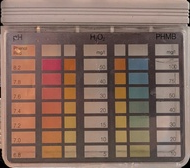
#> input picture img/sample.jpg, 190 x 168 px, shrunk from 800 x 710 before the run
$ python main02.py
#> lines starting #> are read from the running program, lines starting #| are printed output that depends on the picture; after the words box and inside, x2 and y2 are one past the last pixel; in counts of white or black regions, pixels touching at a corner belong together; pictures that were not available may be replaced by others from this repository, and a replacement may not be noted
import cv2
import numpy as np
import os
print("Current working directory:", os.getcwd())

image1 = cv2.imread('img/sample.jpg')
#> image1 is the input picture: shape (168, 190, 3); mean B, G, R 97, 108.5, 134.9
image2 = cv2.imread('img/PXL_20250808_175205192.MP.jpg')
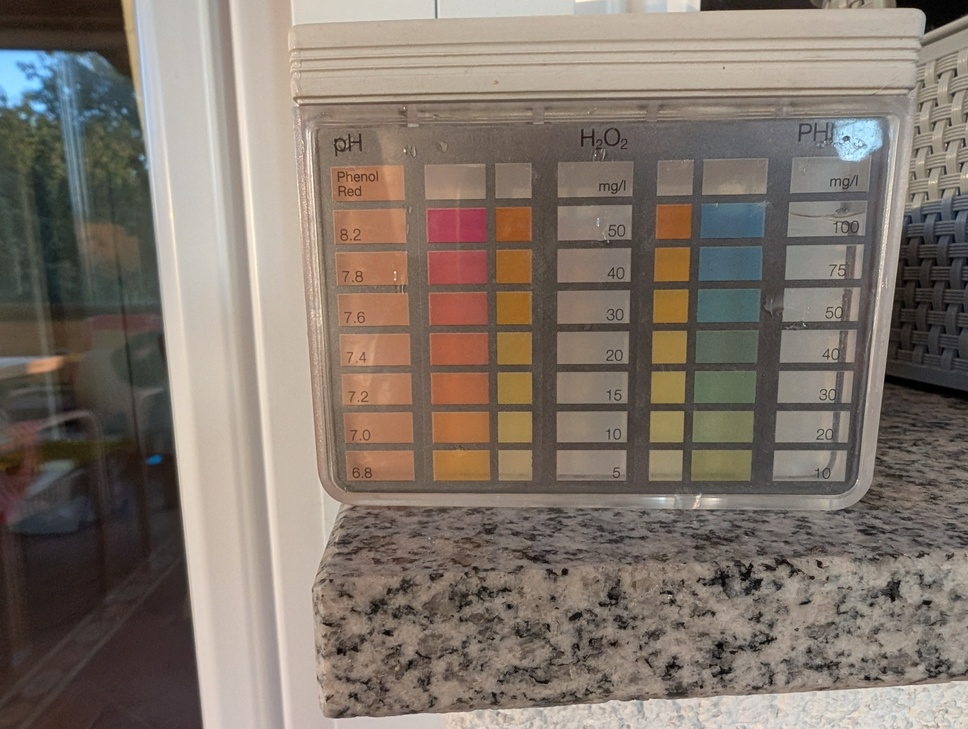
#> input picture img/PXL_20250808_175147650.MP.jpg, 968 x 729 px, shrunk from 4080 x 3072 before the run, given in place of PXL_20250808_175205192.MP.jpg, which was not available
#> image2 is the input picture: shape (729, 968, 3); mean B, G, R 108.4, 118.2, 129.2


# cv2.imshow('image1', image1)
# cv2.imshow('image2', image2)
# cv2.waitKey(0)

image1 = cv2.cvtColor(image1, cv2.COLOR_BGR2GRAY)
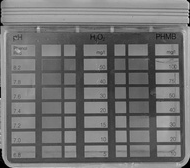
#> image1: shape (168, 190); min 0, max 202, mean 115.1
image2 = cv2.cvtColor(image2, cv2.COLOR_BGR2GRAY)
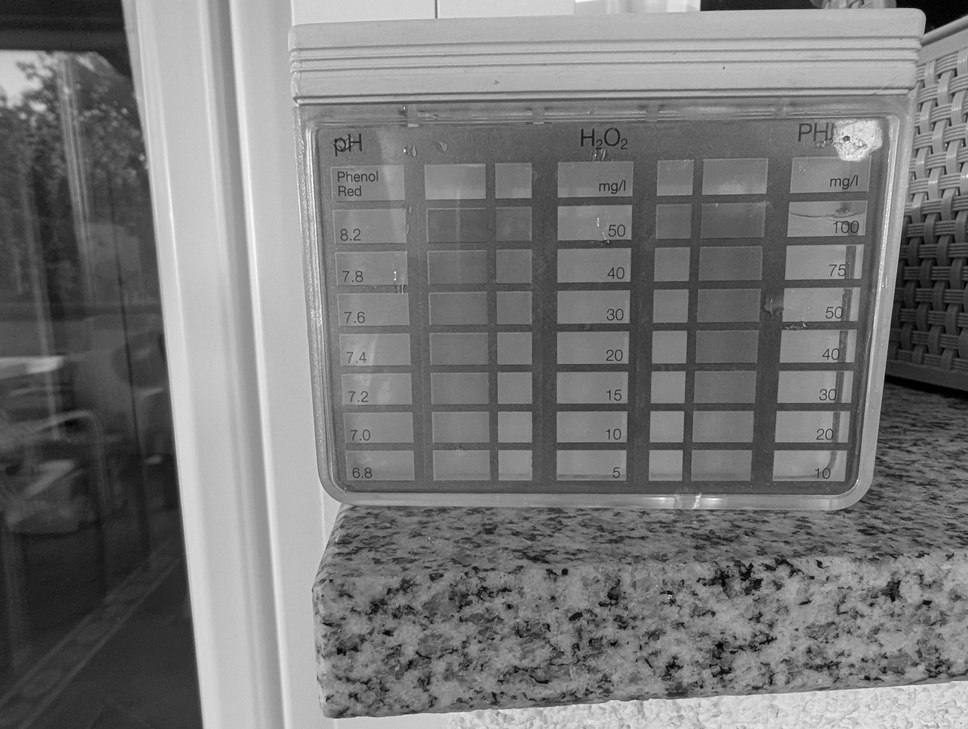
#> image2: shape (729, 968); min 0, max 253, mean 120.4

# init SIFT detector

template_height, template_width = image1.shape[:2]
#> template_height = 168; template_width = 190

result = cv2.matchTemplate(image1, image2, cv2.TM_CCOEFF_NORMED)
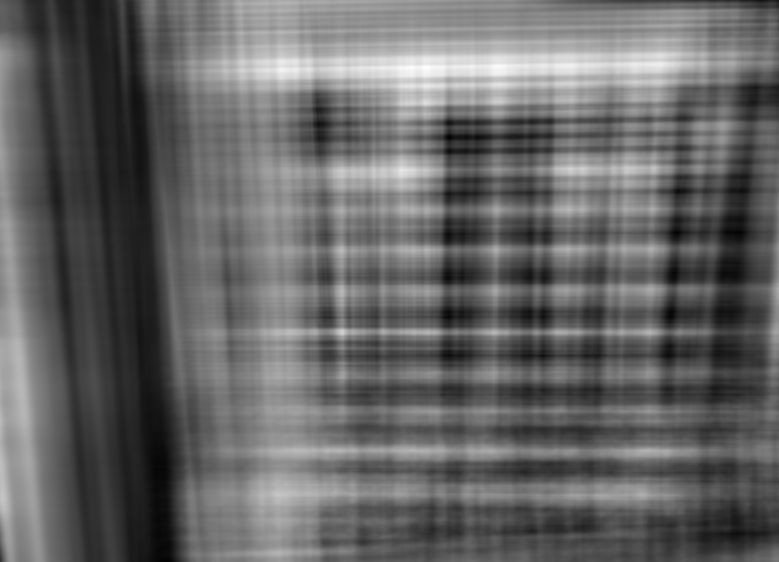
#> result: shape (562, 779) float32; min -0.212, max 0.37, mean 0.0213; drawn with min black and max white
min_val, max_val, min_loc, max_loc = cv2.minMaxLoc(result)
#> min_val = -0.212; max_val = 0.37; min_loc = (449, 137); max_loc = (424, 67)

top_left = max_loc
#> top_left = (424, 67)

bottom_right = (top_left[0] + template_width, top_left[1] + template_height)
#> bottom_right = (614, 235)

cv2.rectangle(image2, top_left, bottom_right, (0, 255, 0), 2)
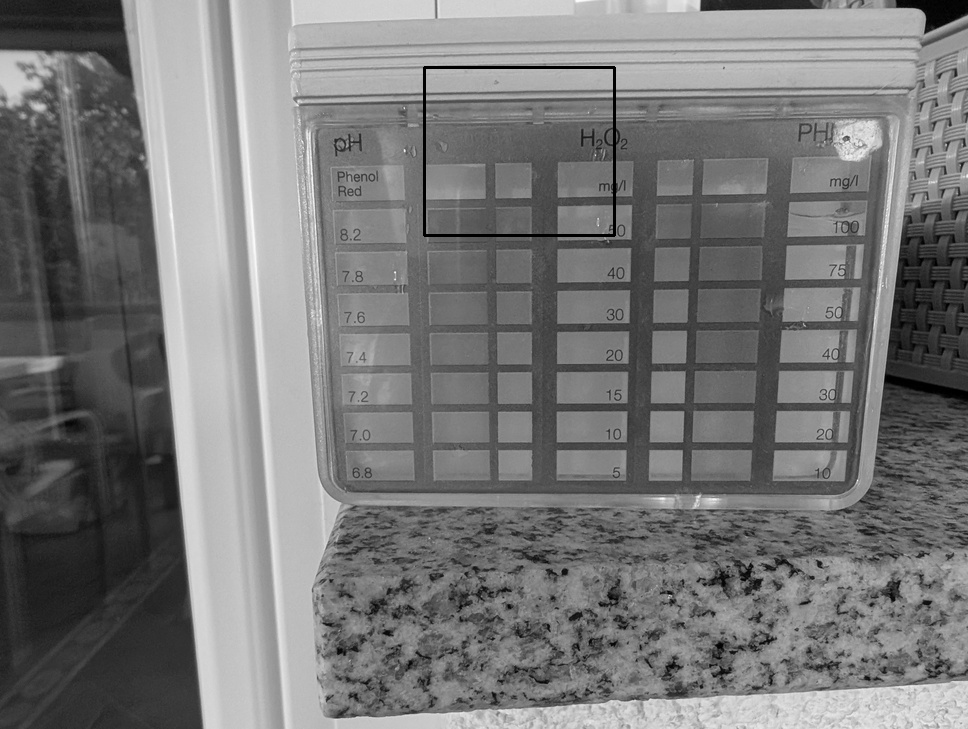
#> image2: shape (729, 968); 0.3% of pixels changed, all inside (x1, y1, x2, y2) = (423, 66, 616, 237)

cv2.imshow('image2', image2)
cv2.waitKey(0)
cv2.destroyAllWindows()
